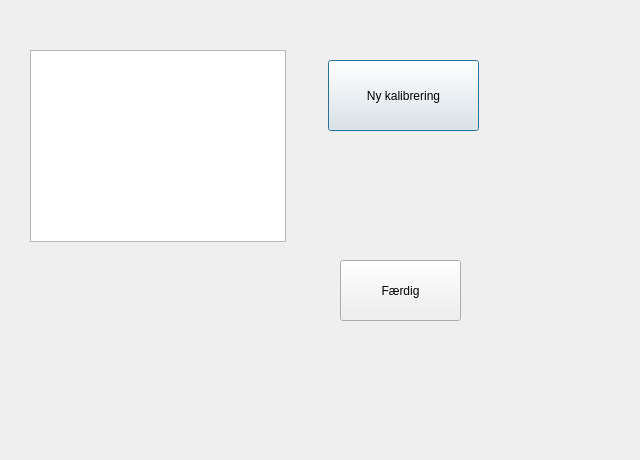
<?xml version="1.0" encoding="UTF-8"?>
<ui version="4.0">
 <class>Kalibrering</class>
 <widget class="QDialog" name="Kalibrering">
  <property name="geometry">
   <rect>
    <x>0</x>
    <y>0</y>
    <width>640</width>
    <height>460</height>
   </rect>
  </property>
  <property name="windowTitle">
   <string>Dialog</string>
  </property>
  <widget class="QPushButton" name="ny_kalibrering">
   <property name="geometry">
    <rect>
     <x>328</x>
     <y>60</y>
     <width>151</width>
     <height>71</height>
    </rect>
   </property>
   <property name="text">
    <string>Ny kalibrering</string>
   </property>
  </widget>
  <widget class="QListWidget" name="listWidget">
   <property name="geometry">
    <rect>
     <x>30</x>
     <y>50</y>
     <width>256</width>
     <height>192</height>
    </rect>
   </property>
  </widget>
  <widget class="QPushButton" name="annuller">
   <property name="geometry">
    <rect>
     <x>340</x>
     <y>260</y>
     <width>121</width>
     <height>61</height>
    </rect>
   </property>
   <property name="text">
    <string>Færdig</string>
   </property>
  </widget>
 </widget>
 <resources/>
 <connections/>
</ui>
